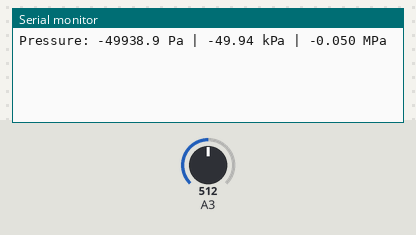
The sketch below on a simulated Arduino Nano, built with avr-gcc and run on an emulated ATmega328P. Parts: the last lines printed to the serial monitor. The test bench sets the inputs (shaded band); at power-on: A3 = 512.

Above: at 1.2 s.
1.3 s: A3 set to 716
At 2.4 s:
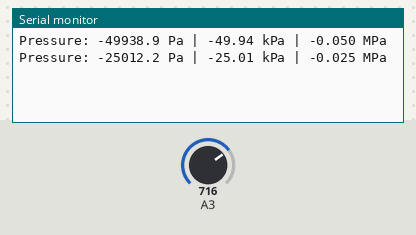
2.8 s: A3 set to 900
At 3.8 s:
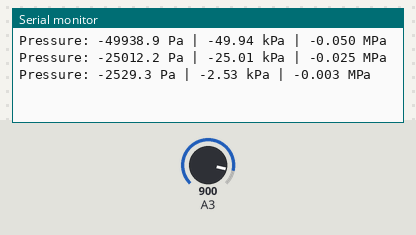
Timing chart, 0 to 5.8 s (numbered marks = the images above; inputs shaded):
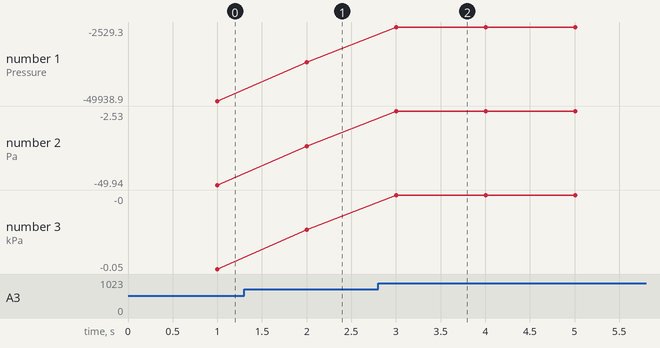

Measured:
- after the input at 1.3 s, the serial monitor: prints a new line after 0.70 s (image 1)
- after the input at 2.8 s, the serial monitor: prints a new line after 0.20 s (image 2)
- plotted number 1: -49938.9 → -25012.2 after the input at 1.3 s, -25012.2 → -2529.3 after the input at 2.8 s
- plotted number 2: -49.94 → -25.01 after the input at 1.3 s, -25.01 → -2.53 after the input at 2.8 s
- plotted number 3: -0.05 → -0.03 after the input at 1.3 s, -0.03 → -0 after the input at 2.8 s

The sketch:

sensor_test.ino
```cpp
#include "Arduino.h"
#include "vacuum_sensor.h"

void setup() {
  Serial.begin(9600);
}

void loop() {
  PressureData result = readVacuumSensor(A3);

  static unsigned long lastPrintTime = 0;
  if (millis() - lastPrintTime > 1000) {
    lastPrintTime = millis();
    Serial.print("Pressure: ");
    Serial.print(result.pressure_Pa, 1);
    Serial.print(" Pa | ");
    Serial.print(result.pressure_kPa, 2);
    Serial.print(" kPa | ");
    Serial.print(result.pressure_MPa, 3);
    Serial.println(" MPa");
  }
}
```

vacuum_sensor.h
```cpp
#ifndef VACUUM_SENSOR_H
#define VACUUM_SENSOR_H

#include <Arduino.h>

const float Vcc = 5.0;
const float Vmin = 0.5;
const float Vmax = 4.5;

struct PressureData {
  float pressure_Pa;
  float pressure_kPa;
  float pressure_MPa;
};

PressureData readVacuumSensor(uint8_t pin) {
  int raw = analogRead(pin);
  float voltage = raw * Vcc / 1023.0;
  voltage = constrain(voltage, Vmin, Vmax);

  PressureData data;
  data.pressure_kPa = ((voltage - Vmin) / (Vmax - Vmin)) * 100.0 - 100.0;
  data.pressure_Pa = data.pressure_kPa * 1000.0;
  data.pressure_MPa = data.pressure_kPa / 1000.0;
  return data;
}

#endif
```
